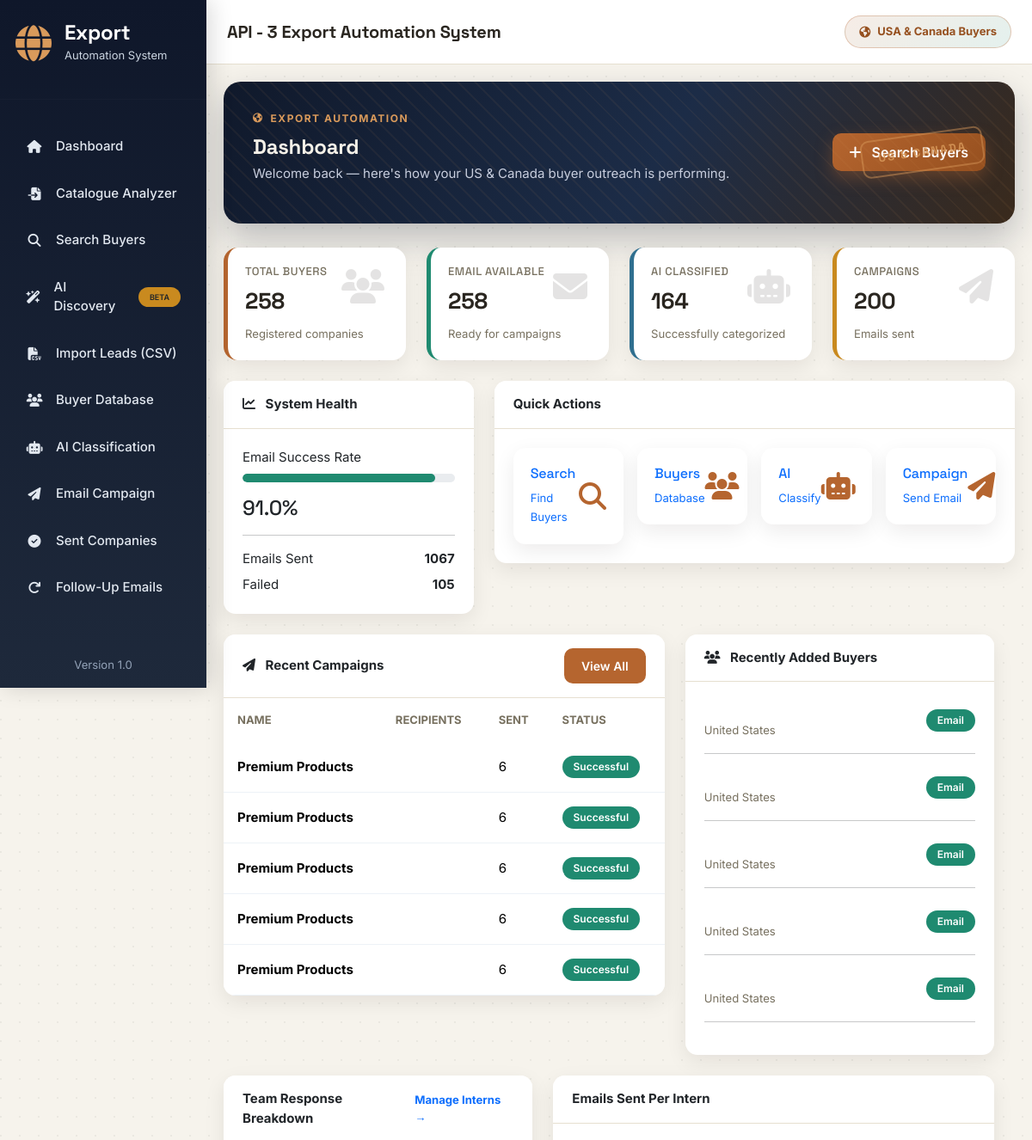
Page /dashboard (upper part) on the earlier database version.
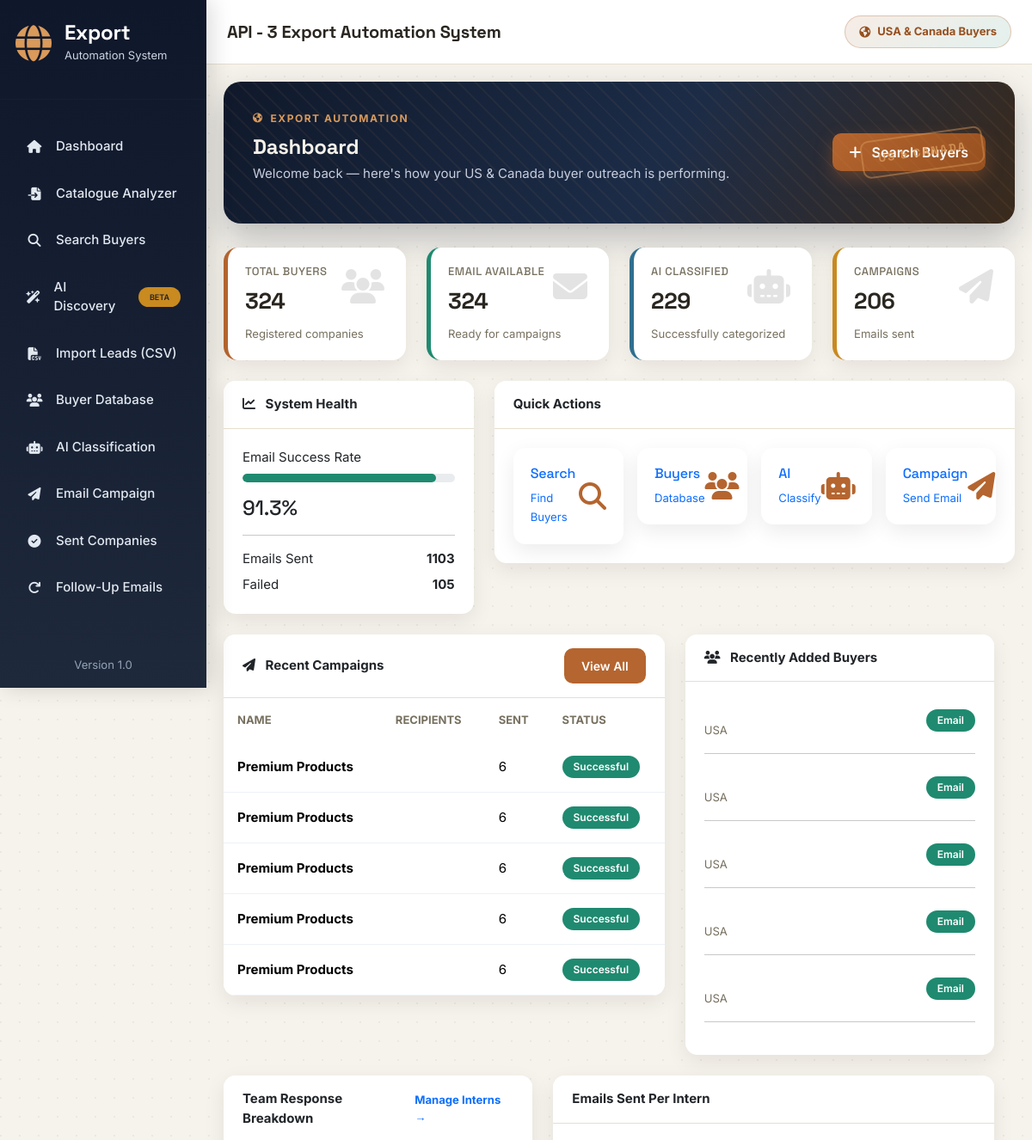
Same page on the later database version.
### app/models.py (models this page shows)
class Campaign(db.Model):
    __tablename__ = "campaigns"
    id = db.Column(db.Integer, primary_key=True)
    campaign_name = db.Column(db.String(150), nullable=False)
    subject = db.Column(db.String(255), nullable=False)
    body = db.Column(db.Text, nullable=False)
    recipients = db.Column(db.Integer, default=0)
    sent = db.Column(db.Integer, default=0)
    failed = db.Column(db.Integer, default=0)
    created_at = db.Column(
        db.DateTime,
        default=datetime.utcnow
    )

class Buyer(db.Model):
    __tablename__ = "buyers"
    id = db.Column(db.Integer, primary_key=True)
    company = db.Column(db.String(200), nullable=False)
    buyer_name = db.Column(db.String(200))
    email = db.Column(db.String(255))
    website = db.Column(db.String(300), unique=True)
    snippet = db.Column(db.Text)
    country = db.Column(db.String(100))
    state = db.Column(db.String(50))
    phone = db.Column(db.String(100))
    source = db.Column(db.String(100))
    category = db.Column(db.String(100), default="Unknown")
    status = db.Column(db.String(50), default="New")
    lead_score = db.Column(db.Integer)
    outreach_priority = db.Column(db.String(20))
    lead_score_reasons = db.Column(db.Text)
    product_match_percent = db.Column(db.Integer)
    relevant_categories = db.Column(db.String(500))
    style_estimate = db.Column(db.String(150))
    positioning_estimate = db.Column(db.String(100))
    recommended_products = db.Column(db.Text)
    decision_maker_name = db.Column(db.String(150))
    decision_maker_title = db.Column(db.String(150))
    email_domain_verified = db.Column(db.Boolean)
    email_live_verified = db.Column(db.Boolean)
    country_confirmed = db.Column(db.Boolean)
    analyzed_at = db.Column(db.DateTime)
    pipeline_stage = db.Column(db.String(50), default="Discovered")
    needs_follow_up = db.Column(db.Boolean, default=False)
    created_at = db.Column(
        db.DateTime,
        default=datetime.utcnow
    )

### app/routes/dashboard.py (the view)
@dashboard_bp.route("/")
@dashboard_bp.route("/dashboard")
def dashboard():
    data = DashboardService().get_dashboard_data()
    return render_template(
        "dashboard.html",
        total_buyers=data.get("total_buyers", 0),
        email_buyers=data.get("email_buyers", 0),
        classified_buyers=data.get("classified_buyers", 0),
        total_campaigns=data.get("total_campaigns", 0),
        total_sent=data.get("total_sent", 0),
        total_failed=data.get("total_failed", 0),
        success_rate=data.get("success_rate", 0),
        recent_campaigns=data.get("recent_campaigns", []),
        recent_buyers=data.get("recent_buyers", []),
        intern_totals=data.get("intern_totals", {}),
        intern_chart_data=data.get("intern_chart_data", {}),
    )

### app/services/database/intern_repository.py (called while the page is built)
    def all(self):
        return Intern.query.order_by(
            Intern.date_joined.desc()
        ).all()

    def totals(self):
        interns = self.all()
        return {
            "emails_sent": sum(i.emails_sent or 0 for i in interns),
            "automated_responses": sum(i.automated_responses or 0 for i in interns),
            "positive_responses": sum(i.positive_responses or 0 for i in interns),
            "active_count": sum(1 for i in interns if i.status == "Active"),
            "inactive_count": sum(1 for i in interns if i.status != "Active"),
        }

### app/templates/dashboard.html (shortened to what the changed rows need)
{% extends "base.html" %}
{% block content %}
<div class="fade-up">
    <div class="hero-banner d-flex justify-content-between align-items-center">
        <div>
            <h2>
                Dashboard
            </h2>
        </div>
    </div>
    <div class="row g-4">
        <div class="col-xl-3 col-md-6">
            <div class="stats-card stats-primary">
                <i class="fa-solid fa-users"></i>
                <h6>Total Buyers</h6>
                <h2>{{ total_buyers }}</h2>
                <small class="text-muted">
                    Registered companies
                </small>
            </div>
        </div>
        <div class="col-xl-3 col-md-6">
            <div class="stats-card stats-success">
                <i class="fa-solid fa-envelope"></i>
                <h6>Email Available</h6>
                <h2>{{ email_buyers }}</h2>
                <small class="text-muted">
                    Ready for campaigns
                </small>
            </div>
        </div>
        <div class="col-xl-3 col-md-6">
            <div class="stats-card stats-info">
                <i class="fa-solid fa-robot"></i>
                <h6>AI Classified</h6>
                <h2>{{ classified_buyers }}</h2>
                <small class="text-muted">
                    Successfully categorized
                </small>
            </div>
        </div>
        <div class="col-xl-3 col-md-6">
            <div class="stats-card stats-warning">
                <i class="fa-solid fa-paper-plane"></i>
                <h6>Campaigns</h6>
                <h2>{{ total_campaigns }}</h2>
                <small class="text-muted">
                    Emails sent
                </small>
            </div>
        </div>
    </div>
<div class="row mt-4">
    <div class="col-lg-4">
        <div class="card">
            <div class="card-body">
                <p class="mb-2">
                    Email Success Rate
                </p>
                <div class="progress mb-3">
                    <div
                        id="progressBar"
                        class="progress-bar bg-success">
                    </div>
                </div>
                <h4>
                    {{ success_rate }}%
                </h4>
                <hr>
                <div class="d-flex justify-content-between">
                    <span>Emails Sent</span>
                    <strong>{{ total_sent }}</strong>
                </div>
                <div class="d-flex justify-content-between mt-2">
                    <span>Failed</span>
                    <strong>{{ total_failed }}</strong>
                </div>
            </div>
        </div>
    </div>
<div class="row mt-4">
    <div class="col-lg-7">
        <div class="card">
            <div class="card-body p-0">
                <div class="table-responsive">
                    <table class="table">
                        <thead>
                            <tr>
                                <th>Name</th>
                                <th>Recipients</th>
                                <th>Sent</th>
                                <th>Status</th>
                            </tr>
                        </thead>
                        <tbody>
                        {% for campaign in recent_campaigns %}
                            <tr>
                                <td>
                                    <strong>
                                        {{ campaign.campaign_name }}
                                    </strong>
                                </td>
                                <td>
                                </td>
                                <td>
                                    {{ campaign.sent }}
                                </td>
                                <td>
                                    {% if campaign.failed == 0 %}
                                    <span class="badge bg-success">
                                        Successful
                                    </span>
                                    {% else %}
                                    <span class="badge bg-warning">
                                        Partial
                                    </span>
                                    {% endif %}
                                </td>
                            </tr>
                        {% else %}
                            <tr>
                                <td colspan="4" class="text-center py-4">
                                    No campaigns found.
                                </td>
                            </tr>
                        {% endfor %}
                        </tbody>
                    </table>
                </div>
            </div>
        </div>
    </div>
    <div class="col-lg-5">
        <div class="card">
            <div class="card-body">
                {% for buyer in recent_buyers %}
                <div class="d-flex justify-content-between align-items-center mb-3">
                    <div>
                        <br>
                        <small class="text-muted">
                            {{ buyer.country }}
                        </small>
                    </div>
                    <div>
                        {% if buyer.email %}
                        <span class="badge bg-success">
                            Email
                        </span>
                        {% else %}
                        <span class="badge bg-danger">
                            No Email
                        </span>
                        {% endif %}
                    </div>
                </div>
                <hr>
                {% else %}
                <p class="text-center">
                    No buyers found.
                </p>
                {% endfor %}
            </div>
        </div>
    </div>
</div>
</div>
{% endblock %}

Differences in the rows shown:
no longer on this page (row edited): Buyer: country "United States", shows "Email"
no longer on this page (row edited): Buyer: country "United States", shows "Email"
no longer on this page (row edited): Buyer: country "United States", email "Email"
no longer on this page (row unchanged): Buyer: country "United States", shows "Email"
no longer on this page (row unchanged): Buyer: country "United States", shows "Email"
added Buyer: country "USA", shows "Email"
added Buyer: country "USA", shows "Email"
added Buyer: country "USA", shows "Email"
added Buyer: country "USA", shows "Email"
added Buyer: country "USA", shows "Email"
Other differences:
{{ total_buyers }}: "258" → "324"
{{ email_buyers }}: "258" → "324"
{{ classified_buyers }}: "164" → "229"
{{ total_campaigns }}: "200" → "206"
{{ success_rate }}: "91.0" → "91.3"
{{ total_sent }}: "1067" → "1103"
